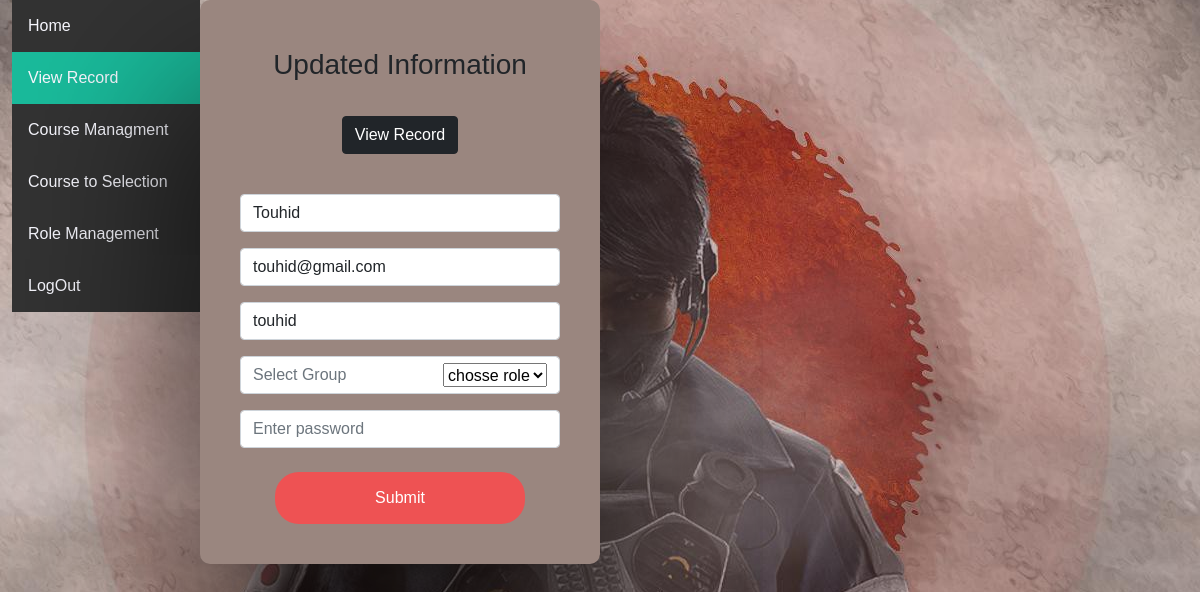
/update.php?editId=68 (signed in), run on the app's committed database.
### tables this page shows
CREATE TABLE `customers` (
  `Id` int(11) NOT NULL,
  `Name` varchar(100) DEFAULT NULL,
  `Email` varchar(100) NOT NULL,
  `Username` varchar(100) NOT NULL,
  `Role` varchar(100) NOT NULL,
  `Division` varchar(100) NOT NULL,
  `District` varchar(100) NOT NULL,
  `Upazila` varchar(100) NOT NULL,
  `Unions` varchar(100) NOT NULL,
  `Password` varchar(100) NOT NULL
);

### Class/Database.php (called while the page is built, shortened)
<?php
class Database {
    private $serverName = "localhost";
    private $userName = "root";
    private $password = "";
    private $database = "php_oop";
    function __construct() {
        $this->conn = new mysqli($this->serverName, $this->userName, $this->password, $this->database);
    }
}

### Class/Customer.php (called while the page is built, shortened)
<?php
include_once 'Database.php';
class Customer extends Database {
    public function displaybyId($id) {
        $sql = "SELECT * FROM customers WHERE Id = '$id'";
        $result = $this->conn->query($sql);
        if ($result->num_rows > 0) {
            $data = array();
            while ($row = $result->fetch_assoc()) {
                $data[] = $row;
            }
            return $data;
        } else {
            header("Location:index.php?msg4=nodata");
        }
    }
}

### update.php (the view, shortened to what this page needs)
<?php
if ($_SESSION["UserName"]) {
    include_once 'header.php';
    include_once 'Class/Customer.php';
    $customers = new Customer();
    if (isset($_GET["editId"]) && !empty($_GET["editId"])) {
        $id = $_GET["editId"];
        $data = $customers->displaybyId($id);
    }
    ?>
    <div class="container-fluid">
        <div class="row">
            <div class="col-lg-2" style="padding-right: 0">
                <?php
                include_once 'navbar.php';
                ?>
            </div>
            <div class="col-lg-10" style="padding-left: 0">
                <section>
                    <div class="row">
                        <div class="col-lg-3">
                            <form class="update-box" action="update.php" method="POST">
                                <div class="py-2 text-center">
                                    <h3 class="text-dark">
                                        Updated Information
                                    </h3>
                                </div>
                                <div class="py-2 text-center">
                                    <h2 class="py-2">
                                        <a href="viewRecord.php" class="btn btn-dark">View Record</a>
                                    </h2>
                                </div>
                                <?php
                                foreach ($data as $row) {
                                    ?>
                                    <div class="form-group py-3">
                                        <input type="text" class="form-control" name="name" value="<?php echo $row['Name']; ?>" placeholder="Enter name" required="">
                                    </div>
                                    <div class="form-group pb-3">
                                        <input type="email" class="form-control" name="email" value="<?php echo $row['Email']; ?>" placeholder="Enter email" required="">
                                    </div>
                                    <div class="form-group pb-3">
                                        <input type="text" class="form-control" name="username" value="<?php echo $row['Username']; ?>" placeholder="Enter username" required="">
                                    </div>
                                    <div class="form-control d-flex justify-content-between mb-3">
                                        <label for="group" class="text-muted">Select Group</label>
                                        <select id="group" name="group">
                                            <option> chosse role</option>
                                        </select>
                                    </div>
                                    <div class="form-group pb-3">
                                        <input type="password" class="form-control" name="password" placeholder="Enter password" required="">
                                    </div>
                                    <div class="form-group pt-2 text-center">
                                        <input class="my-btn" type="submit" name="submit_Update" class="btn btn-primary" value="Submit">
                                    </div>
                                    <?php
                                }
                                ?>
                            </form>
                        </div>
                    </div>
                </section>
            </div>
        </div>
    </div>
    <?php
    include_once 'footer.php';
} else {
    header("Location:login.php");
}
?>

### assets/css/style.css (style rules this page uses)
body { margin: 0; padding: 0; font-family: sans-serif; background: url("../img/bg.jpg") no-repeat center center fixed; color: white; }
.box button, .my-btn { border: 0; background: #ee5253; width: 250px; padding: 14px 20px; border-radius: 24px; outline: none; color: white; }
.update-box { background: #9a867f; width: 400px; padding: 40px; text-align: center; border-radius: 10px; -webkit-box-shadow: -7px 10px 115px 16px rgba(0, 0, 0, 0.85); -moz-box-shadow: -7px 10px 115px 16px rgba(0, 0, 0, 0.85); box-shadow: -1px 100px 190px 1px rgba(0, 0, 0, 0.85); }

### data on the page
customers: name "Touhid", email "touhid@gmail.com", username "touhid"
